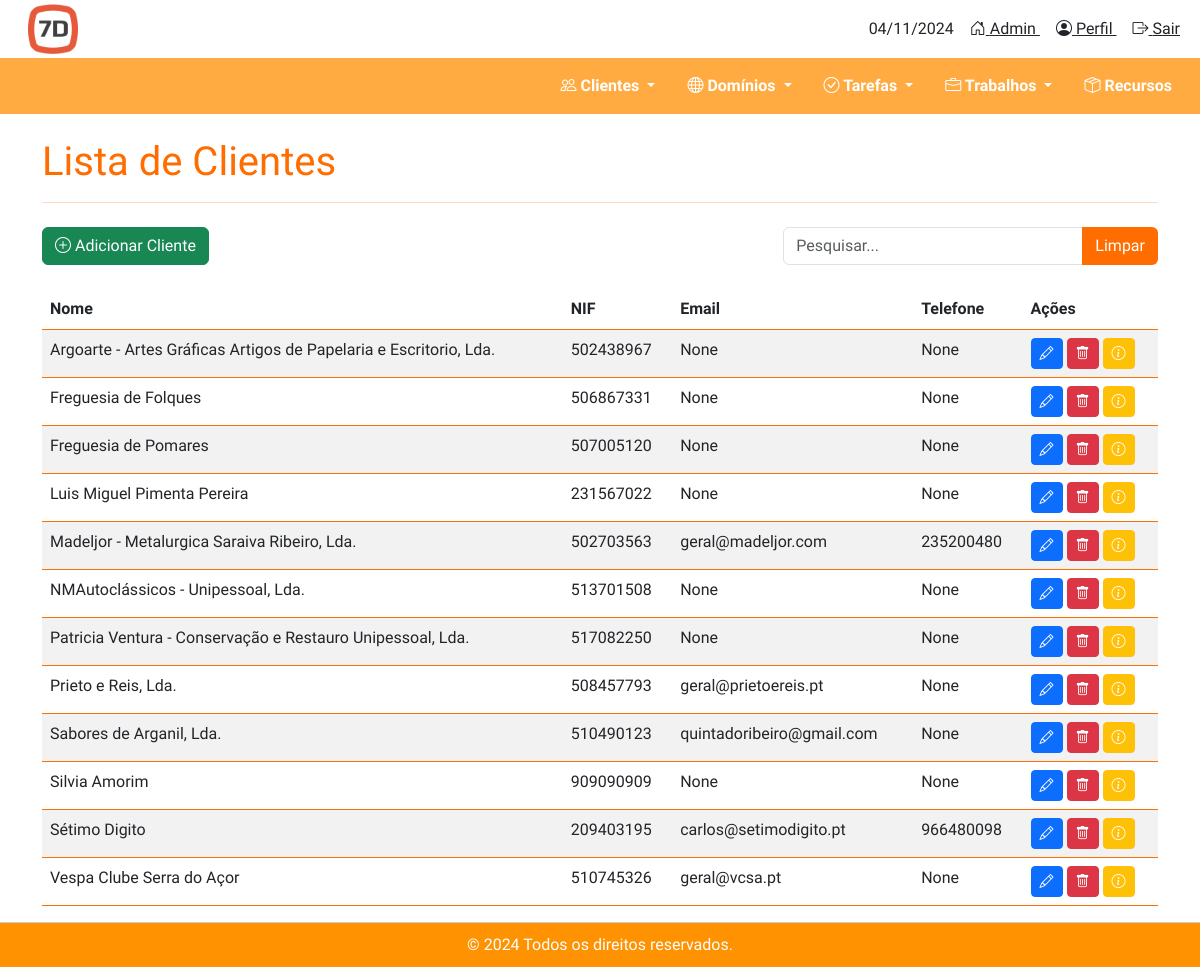
/clientes/, run on the app's committed database.
### clientes/models.py (models this page shows, shortened)
class Cliente(models.Model):
    nome = models.CharField(max_length=255)
    nif = models.CharField(max_length=9, verbose_name='Número de Identificação Fiscal')
    morada = models.CharField(max_length=255, blank=True, null=True)
    codigo_postal = models.CharField(max_length=10, blank=True, null=True)
    localidade = models.CharField(max_length=100, blank=True, null=True)
    telefone = models.CharField(max_length=15, blank=True, null=True)
    email = models.EmailField(blank=True, null=True)
    website = models.URLField(blank=True, null=True)
    cliente_desde = models.DateField(blank=True, null=True)

### clientes/views.py (the view, shortened to what this page needs)
# urls.py: path('', listar_clientes, name='listar_clientes'),  # URL para listar clientes
def listar_clientes(request):
    search_query = request.GET.get('search', '')
    if search_query:
        clientes = Cliente.objects.filter(nome__icontains=search_query).order_by('nome')
    else:
        clientes = Cliente.objects.all().order_by('nome')
    return render(request, 'clientes/listar_clientes.html', {'clientes': clientes, 'search_query': search_query})

### clientes/templates/clientes/listar_clientes.html (shortened to what this page needs)
{% extends 'base.html' %}
{% load static %}
{% block content %}
<h1 class="mt-4" style="color: #ff6d00;">Lista de Clientes</h1>
<hr style="border-color: #ff6d00;">
<div class="d-flex justify-content-between align-items-center mb-4 mt-4">
    <a href="{% url 'adicionar_cliente' %}" class="btn btn-success">
        <i class="bi bi-plus-circle"></i> Adicionar Cliente
    </a>
    <form class="form-inline" onsubmit="return false;">
        <div class="input-group">
            <input type="text" id="clientSearch" class="form-control" style="width: 300px;" placeholder="Pesquisar...">
            <button class="btn" type="button" style="background-color: #ff6d00; color: white;" onclick="clearSearch()">
                Limpar
            </button>
        </div>
    </form>
</div>
<table class="table table-striped">
    <thead>
        <tr>
            <th>Nome</th>
            <th>NIF</th>
            <th>Email</th>
            <th>Telefone</th>
            <th>Ações</th>
        </tr>
    </thead>
    <tbody id="clientResults">
        {% for cliente in clientes %}
        <tr>
            <td>{{ cliente.nome }}</td>
            <td>{{ cliente.nif }}</td>
            <td>{{ cliente.email }}</td>
            <td>{{ cliente.telefone }}</td>
            <td>
                <a href="{% url 'editar_cliente' cliente.id %}" class="btn btn-sm btn-primary">
                    <i class="bi bi-pencil" style="color: #ffffff;"></i>
                </a>
                <a href="#" class="btn btn-sm btn-danger" data-bs-toggle="modal" data-bs-target="#deleteModal"
                   data-nome="{{ cliente.nome }}" data-id="{{ cliente.id }}"
                   onclick="setDeleteData('{{ cliente.nome }}', '{{ cliente.id }}')">
                    <i class="bi bi-trash" style="color: #ffffff;"></i>
                </a>
                <a href="{% url 'detalhes_cliente' cliente.id %}" class="btn btn-sm btn-warning">
                    <i class="bi bi-info-circle" style="color: #ffffff;"></i>
                </a>
            </td>
        </tr>
        {% empty %}
        <tr>
            <td colspan="5">Nenhum cliente encontrado.</td>
        </tr>
        {% endfor %}
    </tbody>
</table>
{% endblock %}

### templates/base.html (shortened to what this page needs)
{% load static %}
<!DOCTYPE html>
<html lang="pt">
<head>
    <link href="https://cdn.jsdelivr.net/npm/bootstrap@5.3.0/dist/css/bootstrap.min.css" rel="stylesheet">
    <link href="{% static 'css/styles.css' %}" rel="stylesheet">
    <link href="https://cdnjs.cloudflare.com/ajax/libs/font-awesome/6.0.0-beta3/css/all.min.css" rel="stylesheet">
    <link rel="stylesheet" href="https://cdn.jsdelivr.net/npm/bootstrap-icons@1.5.0/font/bootstrap-icons.css">
</head>
<body>
    <div class="wrapper d-flex flex-column min-vh-100">
        {% include 'includes/navbar.html' %}
        <div class="container flex-grow-1">
            {% block content %}{% endblock %}
        </div>
        {% now "Y" as current_year %}
        {% include 'includes/footer.html' with current_year=current_year %}
    </div>
</body>
</html>

### templates/includes/navbar.html (shortened to what this page needs)
{% load static %}
{% load tz %}
{% now "d/m/Y" as today %}
<div class="topbar py-1 d-flex align-items-center" style="font-family: 'Poppins', sans-serif; background-color: white;">
    <div class="container-fluid d-flex justify-content-between align-items-center">
        <a href="{% url 'homepage' %}" class="navbar-brand px-3">
            <img src="{% static 'img/logo.png' %}" alt="Logo" height="50">
        </a>
        <div class="d-flex align-items-center">
            <div class="date text-dark px-2">{{ today }}</div>
            <div class="user-menu">
                <a href="{% url 'admin:index' %}" class="text-dark px-2" title="Admin">
                    <i class="bi bi-house-door"></i> Admin
                </a>
                <a href="#" class="text-dark px-2" title="Perfil">
                    <i class="bi bi-person-circle"></i> Perfil
                </a>
                <a href="#" class="text-dark px-2" title="Sair">
                    <i class="bi bi-box-arrow-right"></i> Sair
                </a>
            </div>
        </div>
    </div>
</div>
<nav class="navbar navbar-expand-lg" style="background-color: #ffab41;">
    <div class="container-fluid">
        <div class="collapse navbar-collapse" id="navbarNav">
            <ul class="navbar-nav ms-auto nav-pills" style="font-family: 'Poppins', sans-serif; font-weight: 600;">
                <li class="nav-item dropdown">
                    <a class="nav-link dropdown-toggle text-white px-3" href="#" id="clientesDropdown" role="button" aria-expanded="false">
                        <i class="bi bi-people"></i> Clientes
                    </a>
                </li>
                <li class="nav-item dropdown">
                    <a class="nav-link dropdown-toggle text-white px-3" href="#" id="dominiosDropdown" role="button" aria-expanded="false">
                        <i class="bi bi-globe"></i> Domínios
                    </a>
                </li>
                <li class="nav-item dropdown">
                    <a class="nav-link dropdown-toggle text-white px-3" href="#" id="tarefasDropdown" role="button" aria-expanded="false">
                        <i class="bi bi-check-circle"></i> Tarefas
                    </a>
                </li>
                <li class="nav-item dropdown">
                    <a class="nav-link dropdown-toggle text-white px-3" href="#" id="trabalhosDropdown" role="button" aria-expanded="false">
                        <i class="bi bi-briefcase"></i> Trabalhos
                    </a>
                </li>
                <li class="nav-item">
                    <a class="nav-link text-white px-3" href="#">
                        <i class="bi bi-box-seam"></i> Recursos
                    </a>
                </li>
            </ul>
        </div>
    </div>
</nav>

### templates/includes/footer.html
{% load static %}
<footer class="footer"
    style="background-color: #ff9201; border-top: 1px solid #ccc; padding-top: 10px; padding-bottom: 10px; font-family: 'Poppins', sans-serif;">
    <div class="container d-flex justify-content-center align-items-center text-white">
        <p class="mb-0">&copy; {{ current_year }} Todos os direitos reservados.</p>
    </div>
</footer>

### static/css/styles.css (style rules this page uses)
html, body { height: 100%; margin: 0; padding: 0; }
.wrapper { display: flex; flex-direction: column; min-height: 100vh; }
.container { flex-grow: 1; }
.footer { background-color: #ffb74d; border-top: 1px solid #ccc; padding: 10px 0; margin-top: auto; }
* { font-family: 'Play', sans-serif; }

### clientes/templates/clientes/listar_clientes.html (style rules this page uses)
.table th, .table td { border-bottom: 1px solid #ff6d00; color: inherit; }
.table-striped tbody tr:nth-of-type(odd) { background-color: #ffd181; }

### data on the page
Cliente: nome "Argoarte - Artes Gráficas Artigos de Papelaria e Escritorio, Lda.", nif "502438967", email "None", telefone "None"
Cliente: nome "Freguesia de Folques", nif "506867331", email "None", telefone "None"
Cliente: nome "Freguesia de Pomares", nif "507005120", email "None", telefone "None"
Cliente: nome "Luis Miguel Pimenta Pereira", nif "231567022", email "None", telefone "None"
Cliente: nome "Madeljor - Metalurgica Saraiva Ribeiro, Lda.", nif "502703563", email "geral@madeljor.com", telefone "235200480"
Cliente: nome "NMAutoclássicos - Unipessoal, Lda.", nif "513701508", email "None", telefone "None"
Cliente: nome "Patricia Ventura - Conservação e Restauro Unipessoal, Lda.", nif "517082250", email "None", telefone "None"
Cliente: nome "Prieto e Reis, Lda.", nif "508457793", email "geral@prietoereis.pt", telefone "None"
Cliente: nome "Sabores de Arganil, Lda.", nif "510490123", email "quintadoribeiro@gmail.com", telefone "None"
Cliente: nome "Silvia Amorim", nif "909090909", email "None", telefone "None"
Cliente: nome "Sétimo Digito", nif "209403195", email "carlos@setimodigito.pt", telefone "966480098"
Cliente: nome "Vespa Clube Serra do Açor", nif "510745326", email "geral@vcsa.pt", telefone "None"

### other printed values
{{ today }} "04/11/2024"
{{ current_year }} "2024"
